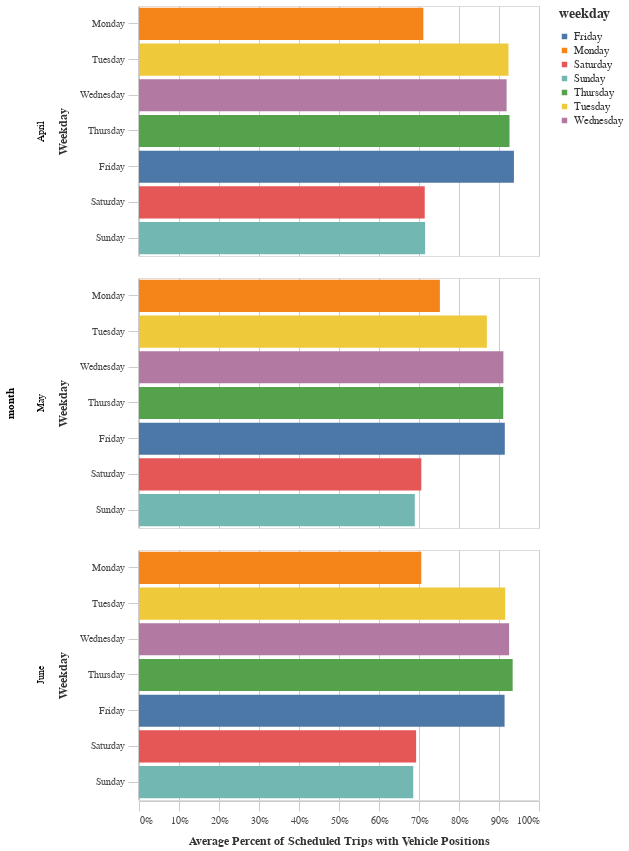

The code cell stored with this chart in its notebook:
### Code cell
bar = alt.Chart(week_month).mark_bar().encode(
    y=alt.Y('weekday', title=utils.labeling('weekday'), sort=cats_day),
    x=alt.X('avg_pct_w_vp:Q', title=utils.labeling('avg_pct_w_vp'), axis=alt.Axis(format='%')),
    color="weekday",
    row=alt.Row("month", sort=cats_month))
chart = styleguide.preset_chart_config(bar)
chart

### Figure 1 — Vega-Lite specification as saved in the notebook (floating-point values rounded to 4 significant figures)
{"config": {"view": {"continuousWidth": 400, "continuousHeight": 300}, "axis": {"domainColor": "#cbcbcb", "grid": true, "gridColor": "#cbcbcb", "gridWidth": 1, "labelColor": "#474747", "labelFont": "Nunito Sans", "labelFontSize": 10, "labelPadding": 4, "tickColor": "#cbcbcb", "tickSize": 10, "titleColor": "#333", "titleFont": "Raleway", "titleFontSize": 12, "titlePadding": 10}, "axisBand": {"grid": false}, "background": "white", "font": "Raleway", "header": {"labelFont": "Nunito Sans", "titleFont": "Raleway"}, "legend": {"labelColor": "#333", "labelFont": "Nunito Sans", "labelFontSize": 11, "labelLimit": 0, "padding": 1, "symbolSize": 30, "symbolType": "square", "titleColor": "#333", "titleFont": "Raleway", "titleFontSize": 14, "titlePadding": 10}, "title": {"anchor": "middle", "font": "Raleway", "fontSize": 18, "fontWeight": 300, "offset": 20}}, "data": {"name": "data-fbdf55316b1a7130d88163c4729db594"}, "mark": "bar", "encoding": {"color": {"field": "weekday", "type": "nominal"}, "row": {"field": "month", "sort": ["January", "February", "March", "April", "May", "June", "July", "August", "September", "October", "November", "December"], "type": "nominal"}, "x": {"axis": {"format": "%"}, "field": "avg_pct_w_vp", "title": "Average Percent of Scheduled Trips with Vehicle Positions", "type": "quantitative"}, "y": {"field": "weekday", "sort": ["Monday", "Tuesday", "Wednesday", "Thursday", "Friday", "Saturday", "Sunday"], "title": "Weekday", "type": "nominal"}}, "height": 250, "width": 400, "$schema": "https://vega.github.io/schema/vega-lite/v4.17.0.json", "datasets": {"data-fbdf55316b1a7130d88163c4729db594": [{"month": "April", "weekday": "Friday", "avg_pct_w_vp": 0.9373}, {"month": "April", "weekday": "Monday", "avg_pct_w_vp": 0.7109}, {"month": "April", "weekday": "Saturday", "avg_pct_w_vp": 0.7143}, {"month": "April", "weekday": "Sunday", "avg_pct_w_vp": 0.7154}, {"month": "April", "weekday": "Thursday", "avg_pct_w_vp": 0.9263}, {"month": "April", "weekday": "Tuesday", "avg_pct_w_vp": 0.9237}, {"month": "April", "weekday": "Wednesday", "avg_pct_w_vp": 0.919}, {"month": "June", "weekday": "Friday", "avg_pct_w_vp": 0.914}, {"month": "June", "weekday": "Monday", "avg_pct_w_vp": 0.7057}, {"month": "June", "weekday": "Saturday", "avg_pct_w_vp": 0.6928}, {"month": "June", "weekday": "Sunday", "avg_pct_w_vp": 0.6857}, {"month": "June", "weekday": "Thursday", "avg_pct_w_vp": 0.9342}, {"month": "June", "weekday": "Tuesday", "avg_pct_w_vp": 0.9156}, {"month": "June", "weekday": "Wednesday", "avg_pct_w_vp": 0.9253}, {"month": "May", "weekday": "Friday", "avg_pct_w_vp": 0.9145}, {"month": "May", "weekday": "Monday", "avg_pct_w_vp": 0.7522}, {"month": "May", "weekday": "Saturday", "avg_pct_w_vp": 0.7058}, {"month": "May", "weekday": "Sunday", "avg_pct_w_vp": 0.6895}, {"month": "May", "weekday": "Thursday", "avg_pct_w_vp": 0.9107}, {"month": "May", "weekday": "Tuesday", "avg_pct_w_vp": 0.8697}, {"month": "May", "weekday": "Wednesday", "avg_pct_w_vp": 0.911}]}}
